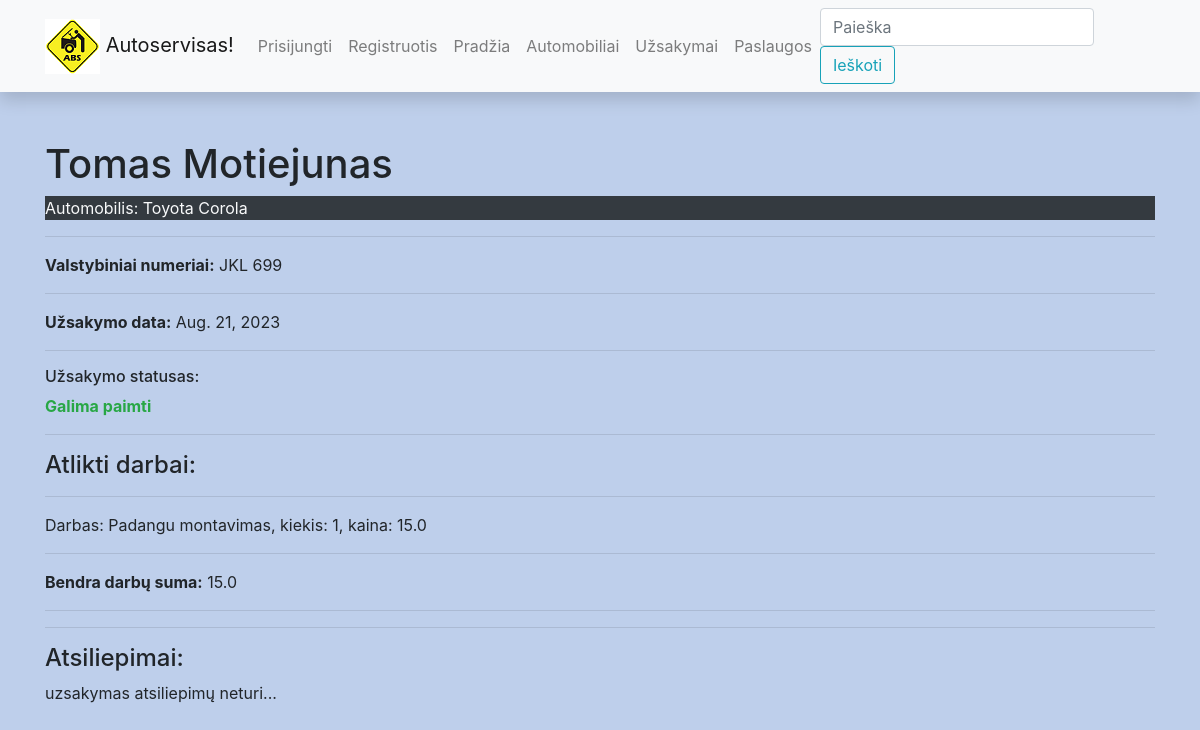
Before: /autoservisas/uzsakymai/2365c4fe-381e-4c2e-afc5-cb844e732b01 with the older database file.
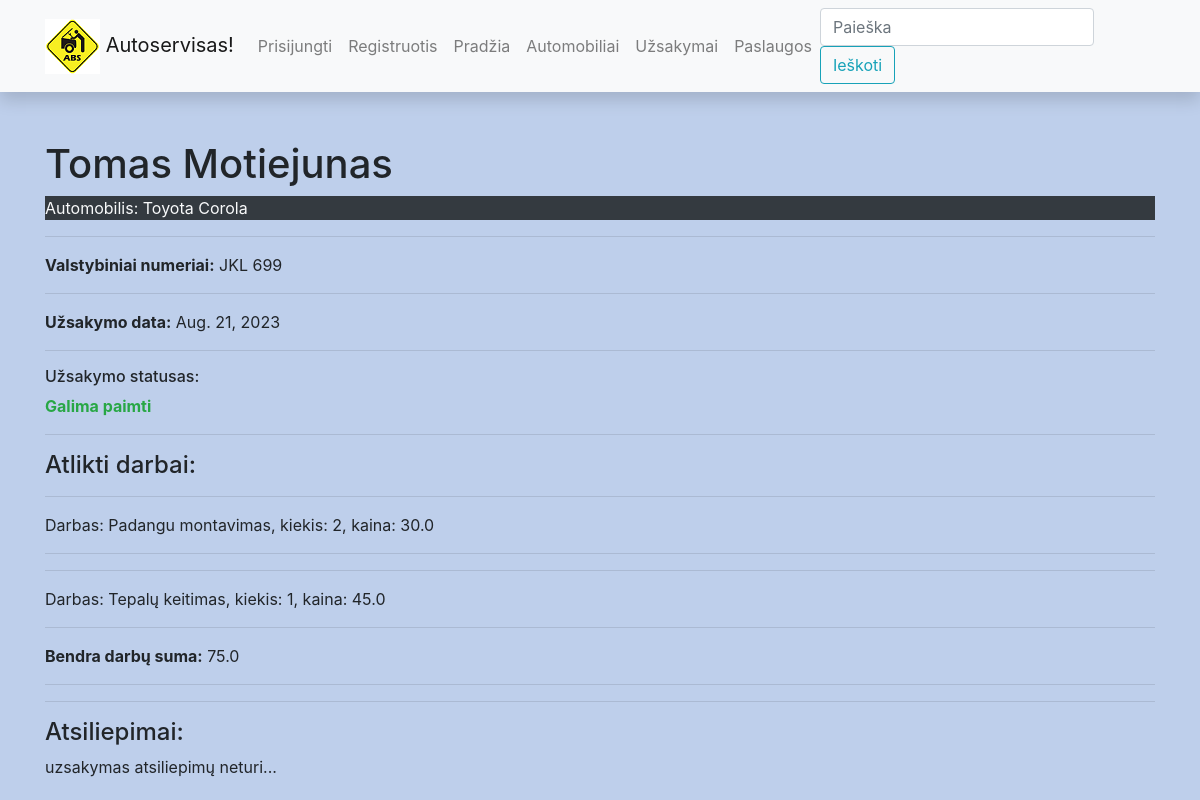
After: the same page with the newer database file.
### autoservisas/models.py (models this page shows, shortened)
class Uzsakymoeilutes(models.Model):
    kiekis = models.IntegerField('Uzsakymu kiekis', help_text='Kiek kartų užsakyta')
    uzsakymas = models.ForeignKey('Uzsakymas', on_delete=models.SET_NULL, null=True, related_name='uzsakymoeilutes_set')
    paslaugos = models.ForeignKey('Paslaugos', on_delete=models.SET_NULL, null=True)
    @property
    def kaina(self):
        return self.kiekis * self.paslaugos.kaina
    class Meta:
        verbose_name = 'Visi užsakymai'
        verbose_name_plural = 'Užsakymų eilutės'

class Paslaugos(models.Model):
    pavadinimas = models.CharField('Paslaugos pavadinimas', max_length=100)
    kaina = models.FloatField('Paslaugos kaina')
    class Meta:
        verbose_name = 'Paslauga'
        verbose_name_plural = 'Paslaugos'

class Uzsakymas(models.Model):
    id = models.UUIDField(primary_key=True, default=uuid.uuid4)
    data = models.DateField(verbose_name='Užsakymo data')
    automobilis = models.ForeignKey('Automobilis', on_delete=models.SET_NULL, null=True)
    cover = models.ImageField('Foto', upload_to='covers', null=True, blank=True)
    REPAIR_STATUS = (
        ('p', 'Priimta'),
        ('t', 'Tvarkoma'),
        ('g', 'Galima paimti')
    )
    status = models.CharField(
        max_length=1,
        choices=REPAIR_STATUS,
        blank=True,
        default='p',
        help_text='Tvarkymo statusas',
        verbose_name='Statusas'
    )
    worker = models.ForeignKey(User, on_delete=models.SET_NULL, null=True, blank=True)
    class Meta:
        verbose_name = 'Užsakymas'
        verbose_name_plural = 'Užsakymai'
    @property
    def suma(self):
        return sum([uzsakymas.kaina for uzsakymas in self.uzsakymoeilutes_set.all()])

class Automobilis(models.Model):
    valstybinis_nr = models.CharField('Valstybinis numeris', max_length=15)
    vin = HTMLField()
    klientas = models.CharField('Klientas', max_length=100)
    automobiliomodelis = models.ForeignKey('AutomobilioModelis', on_delete=models.SET_NULL, null=True, related_name='auto')
    class Meta:
        ordering = ['klientas']
        verbose_name = 'Automobilis'
        verbose_name_plural = 'Automobiliai'

class AutomobilioModelis(models.Model):
    marke = models.CharField('Marke', max_length=100)
    modelis = models.CharField('Modelis', max_length=100)
    metai = models.IntegerField('Metai')
    variklis = models.CharField('Variklis', max_length=100)
    class Meta:
        ordering = ['marke']
        verbose_name = 'Automobilio modelis'
        verbose_name_plural = 'Automobilių modeliai'

### autoservisas/views.py (the view, shortened to what this page needs)
# urls.py: path('uzsakymai/<uuid:pk>', views.UzsakymasDetailView.as_view(), name='uzsakymas-one'),
class UzsakymasDetailView(generic.edit.FormMixin, generic.DetailView):
    model = Uzsakymas
    context_object_name = 'uzsak'
    template_name = 'uzsakymas_detail.html'
    form_class = UzsakymasReviewForm

### autoservisas/forms.py
class UzsakymasReviewForm(forms.ModelForm):
    class Meta:
        model = UzsakymasReview
        fields = ('content', 'uzsakymas', 'reviewer')
        widgets = {
            'uzsakymas': forms.HiddenInput(),
            'reviewer': forms.HiddenInput()
        }

### autoservisas/templates/uzsakymas_detail.html (shortened to what this page needs)
{% extends 'base.html' %}
{% load static %}
{% block content %}
<h1>{{ uzsak.automobilis.klientas | safe }}</h1>
<p class="text-light bg-dark">Automobilis: {{ uzsak.automobilis.automobiliomodelis.marke }}
                                            {{ uzsak.automobilis.automobiliomodelis.modelis }}</p>
<hr/>
<p><strong>Valstybiniai numeriai:</strong> {{ uzsak.automobilis.valstybinis_nr}} </p>
<hr/>
<p><strong>Užsakymo data:</strong> {{ uzsak.data}} </p>
<hr/>
<h6>Užsakymo statusas:</h6>
    <p class="{% if uzsak.status == 'p' %} text-danger
              {% elif uzsak.status == 't' %} text-warning bg-dark
              {% else %} text-success
              {% endif %}">
     <strong>{{ uzsak.get_status_display }}</strong></p>
<hr/>
<h4>Atlikti darbai: </h4>
{% for darbas in uzsak.uzsakymoeilutes_set.all %}
<hr/>
<p>Darbas: {{ darbas.paslaugos.pavadinimas }}, kiekis: {{ darbas.kiekis }}, kaina: {{ darbas.kaina }}</p>
<hr/>
{% endfor %}
<p> <strong>Bendra darbų suma:</strong> {{ uzsak.suma }}</p>
<hr/>
<hr/>
<h4>Atsiliepimai:</h4>
{% if uzsak.uzsakymasreview_set.all %}
    {% for review_o in uzsak.uzsakymasreview_set.all %}
        <hr/>
<p class="bg-light"><em><strong>{{ review_o.reviewer }}</strong> {{ review_o.date_created }}</em></p>
        <p>{{ review_o.content }}</p>
    {% endfor %}
{% else %}
    <p>uzsakymas atsiliepimų neturi...</p>
{% endif %}
{% endblock %}

Changed rows visible on the page:
changed through a linked row, Uzsakymas "Galima paimti": suma "15.0" → "75.0"
changed Uzsakymoeilutes "Padangu montavimas": kiekis "1" → "2"; kaina "15.0" → "30.0"
added Uzsakymoeilutes: paslaugos.pavadinimas "Tepalų keitimas", kiekis "1", kaina "45.0"
